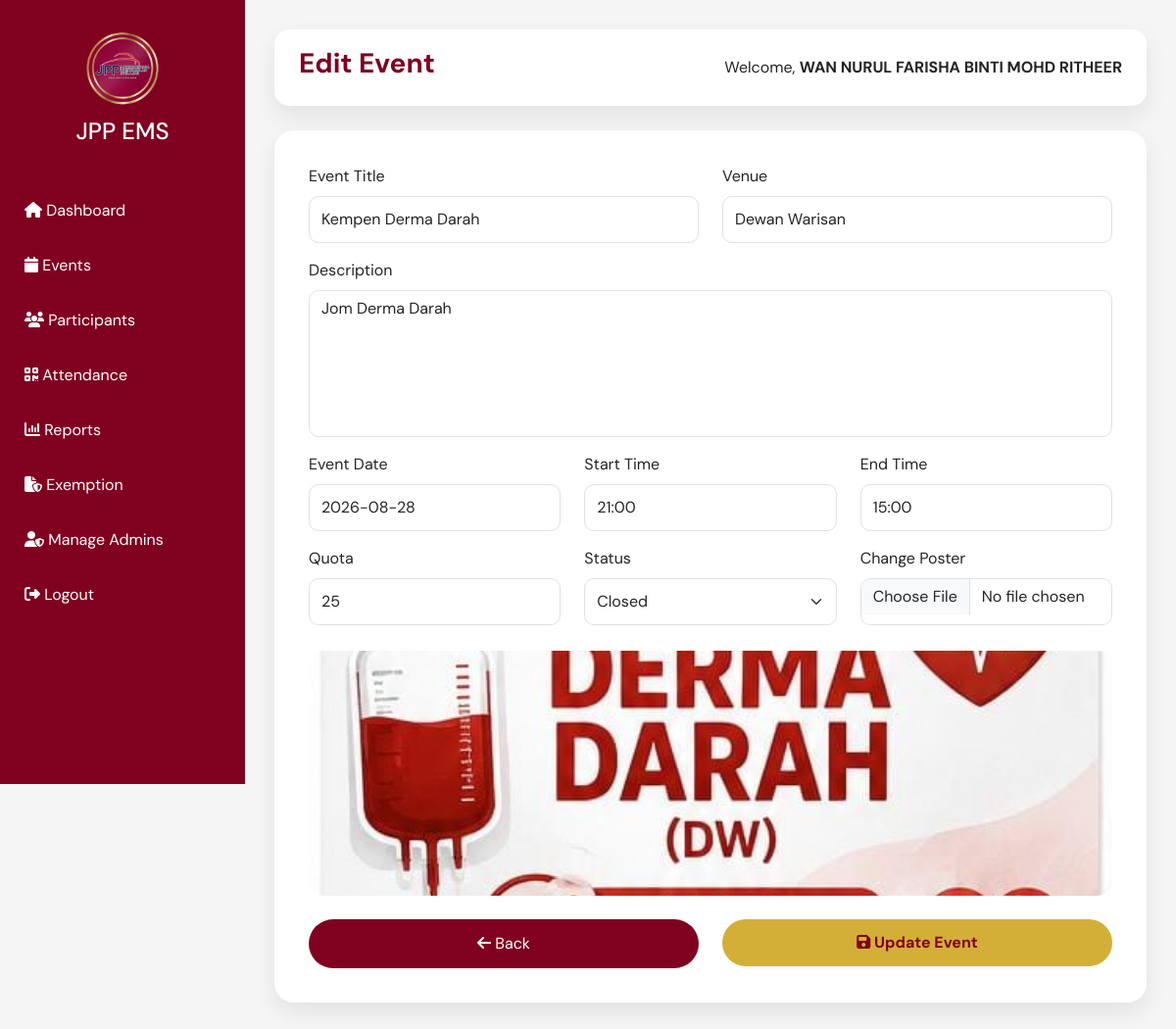
The page /ems/admin/edit_event.php?id=5 (signed in) on the database its author committed.
### tables this page shows
CREATE TABLE `events` (
  `event_id` int(11) NOT NULL,
  `event_title` varchar(200) NOT NULL,
  `description` text NOT NULL,
  `event_date` date NOT NULL,
  `start_time` time NOT NULL,
  `end_time` time NOT NULL,
  `venue` varchar(200) NOT NULL,
  `quota` int(11) NOT NULL,
  `poster` varchar(255) NOT NULL,
  `status` varchar(20) NOT NULL
);

### ems/admin/edit_event.php (the view, shortened to what this page needs)
<?php
include("../includes/db.php");
$id=$_GET['id'];
$get=mysqli_query($conn,"
SELECT *
FROM events
WHERE event_id='$id'
");
$row=mysqli_fetch_assoc($get);
?>
<!DOCTYPE html>
<html>
<head>
<link href="https://cdn.jsdelivr.net/npm/bootstrap@5.3.3/dist/css/bootstrap.min.css" rel="stylesheet">
<link href="https://cdnjs.cloudflare.com/ajax/libs/font-awesome/6.5.2/css/all.min.css" rel="stylesheet">
<link href="https://cdn.jsdelivr.net/npm/flatpickr/dist/flatpickr.min.css" rel="stylesheet">
</head>
<body>
<div class="sidebar">
<div class="logo">
<img src="../assets/images/logo.png">
<h4>JPP EMS</h4>
</div>
<a href="dashboard.php">
<i class="fa fa-home"></i>
Dashboard
</a>
<a href="events.php">
<i class="fa fa-calendar"></i>
Events
</a>
<a href="participants.php">
<i class="fa fa-users"></i>
Participants
</a>
<a href="attendance.php">
<i class="fa fa-qrcode"></i>
Attendance
</a>
<a href="reports.php">
<i class="fa fa-chart-column"></i>
Reports
</a>
<a href="exemption.php"><i class="fa fa-file-shield"></i> Exemption</a>
<a href="manage_admins.php">
<i class="fa fa-user-shield"></i>
Manage Admins
</a>
<a href="logout.php">
<i class="fa fa-right-from-bracket"></i>
Logout
</a>
</div>
<div class="main">
<div class="topbar">
<h3 style="color:#800020;font-weight:bold;">
Edit Event
</h3>
<span>
Welcome,
<b><?php echo $_SESSION['admin_name']; ?></b>
</span>
</div>
<div class="form-card">
<form method="POST" enctype="multipart/form-data">
    <div class="row">
<div class="col-md-6 mb-3">
<label class="form-label">
Event Title
</label>
<input
type="text"
name="title"
class="form-control"
value="<?php echo $row['event_title']; ?>"
required>
</div>
<div class="col-md-6 mb-3">
<label class="form-label">
Venue
</label>
<input
type="text"
name="venue"
class="form-control"
value="<?php echo $row['venue']; ?>"
required>
</div>
</div>
<div class="mb-3">
<label class="form-label">
Description
</label>
<textarea
name="description"
class="form-control"
required><?php echo $row['description']; ?></textarea>
</div>
<div class="row">
<div class="col-md-4 mb-3">
<label class="form-label">
Event Date
</label>
<input
    type="text"
    id="event_date"
    name="event_date"
    value="<?php echo date('Y-m-d', strtotime($row['event_date'])); ?>"
    class="form-control"
    placeholder="Select event date"
    autocomplete="off"
    required>
</div>
<div class="col-md-4 mb-3">
<label class="form-label">
Start Time
</label>
<input
type="text"
id="start_time"
name="start_time"
class="form-control"
value="<?php echo date('H:i', strtotime($row['start_time'])); ?>"
placeholder="Select start time"
autocomplete="off"
required>
</div>
<div class="col-md-4 mb-3">
<label class="form-label">
End Time
</label>
<input
type="text"
id="end_time"
name="end_time"
class="form-control"
value="<?php echo date('H:i', strtotime($row['end_time'])); ?>"
placeholder="Select end time"
autocomplete="off"
required>
</div>
</div>
<div class="row">
<div class="col-md-4 mb-3">
<label class="form-label">
Quota
</label>
<input
type="number"
name="quota"
class="form-control"
value="<?php echo $row['quota']; ?>"
required>
</div>
<div class="col-md-4 mb-3">
<label class="form-label">
Status
</label>
<select
name="status"
class="form-select">
<option value="Closed"
<?php if($row['status']=="Closed") echo "selected"; ?>>
Closed
</option>
</select>
</div>
<div class="col-md-4 mb-3">
<label class="form-label">
Change Poster
</label>
<input
type="file"
name="poster"
id="poster"
class="form-control"
accept=".jpg,.jpeg,.png">
</div>
</div>
<div class="mb-4">
<?php
if($row['poster']=="")
{
?>
<img
src="../assets/images/no-image.png"
id="preview"
class="preview">
<?php
}
else
{
?>
<img
src="../uploads/<?php echo $row['poster']; ?>"
id="preview"
class="preview">
<?php
}
?>
</div>
<div class="row">
<div class="col-md-6">
<a
href="events.php"
class="btn btn-back w-100">
<i class="fa fa-arrow-left"></i>
Back
</a>
</div>
<div class="col-md-6">
<button
type="submit"
name="update"
class="btn btn-update w-100">
<i class="fa fa-floppy-disk"></i>
Update Event
</button>
</div>
</div>
</form>
</div>
</div>
</body>
</html>

### ems/admin/edit_event.php (style rules this page uses)
* { margin:0; padding:0; box-sizing:border-box; font-family:'DM Sans',sans-serif; }
body { background:#f5f5f5; }
.sidebar { position:fixed; width:250px; height:100vh; background:#800020; }
.logo { text-align:center; padding:30px; color:white; }
.logo img { width:80px; margin-bottom:10px; }
.sidebar a { display:block; padding:16px 25px; color:white; text-decoration:none; transition:.3s; }
.main { margin-left:250px; padding:30px; }
.topbar { background:white; padding:18px 25px; border-radius:15px; box-shadow:0 10px 25px rgba(0,0,0,.08); display:flex; justify-content:space-between; align-items:center; margin-bottom:25px; }
.form-card { background:white; padding:35px; border-radius:20px; box-shadow:0 10px 25px rgba(0,0,0,.08); }
.form-control, .form-select { height:48px; border-radius:10px; }
textarea { height:150px !important; resize:none; }
.preview { width:100%; height:250px; object-fit:cover; border-radius:15px; margin-top:10px; }
.btn-update { background:#D4AF37; color:#800020; font-weight:bold; border:none; border-radius:30px; padding:12px; }
.btn-back { background:#800020; color:white; border-radius:30px; padding:12px; }

### rows shown on the page
events: title "Kempen Derma Darah", venue "Dewan Warisan", description "Jom Derma Darah", event_date "2026-08-28", start_time "21:00", end_time "15:00", quota "25", status "Closed", poster (picture)

### other values the page prints
$_SESSION['admin_name'] "WAN NURUL FARISHA BINTI MOHD RITHEER"
